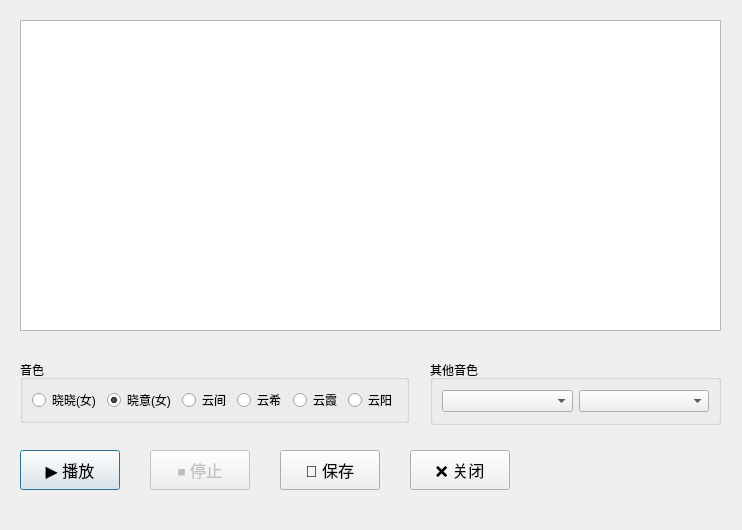
<?xml version="1.0" encoding="UTF-8"?>
<ui version="4.0">
 <class>Dialog</class>
 <widget class="QDialog" name="Dialog">
  <property name="enabled">
   <bool>true</bool>
  </property>
  <property name="geometry">
   <rect>
    <x>0</x>
    <y>0</y>
    <width>742</width>
    <height>530</height>
   </rect>
  </property>
  <property name="minimumSize">
   <size>
    <width>742</width>
    <height>530</height>
   </size>
  </property>
  <property name="maximumSize">
   <size>
    <width>742</width>
    <height>530</height>
   </size>
  </property>
  <property name="windowTitle">
   <string>文本转语音</string>
  </property>
  <widget class="QPlainTextEdit" name="plainTextEditContent">
   <property name="geometry">
    <rect>
     <x>20</x>
     <y>20</y>
     <width>701</width>
     <height>311</height>
    </rect>
   </property>
  </widget>
  <widget class="QGroupBox" name="groupBoxVoice">
   <property name="geometry">
    <rect>
     <x>20</x>
     <y>360</y>
     <width>389</width>
     <height>63</height>
    </rect>
   </property>
   <property name="title">
    <string>音色</string>
   </property>
   <layout class="QHBoxLayout" name="horizontalLayout">
    <item>
     <widget class="QRadioButton" name="radioButtonXiaoxiao">
      <property name="text">
       <string>晓晓(女)</string>
      </property>
     </widget>
    </item>
    <item>
     <widget class="QRadioButton" name="radioButtonXiaoyi">
      <property name="text">
       <string>晓意(女)</string>
      </property>
      <property name="checked">
       <bool>true</bool>
      </property>
     </widget>
    </item>
    <item>
     <widget class="QRadioButton" name="radioButtonYunjian">
      <property name="text">
       <string>云间</string>
      </property>
     </widget>
    </item>
    <item>
     <widget class="QRadioButton" name="radioButtonYunxi">
      <property name="text">
       <string>云希</string>
      </property>
     </widget>
    </item>
    <item>
     <widget class="QRadioButton" name="radioButtonYunxia">
      <property name="text">
       <string>云霞</string>
      </property>
     </widget>
    </item>
    <item>
     <widget class="QRadioButton" name="radioButtonYunyang">
      <property name="text">
       <string>云阳</string>
      </property>
     </widget>
    </item>
   </layout>
  </widget>
  <widget class="QPushButton" name="pushButtonPlay">
   <property name="geometry">
    <rect>
     <x>20</x>
     <y>450</y>
     <width>100</width>
     <height>40</height>
    </rect>
   </property>
   <property name="font">
    <font>
     <pointsize>12</pointsize>
    </font>
   </property>
   <property name="text">
    <string>▶️ 播放</string>
   </property>
  </widget>
  <widget class="QPushButton" name="pushButtonClose">
   <property name="geometry">
    <rect>
     <x>410</x>
     <y>450</y>
     <width>100</width>
     <height>40</height>
    </rect>
   </property>
   <property name="font">
    <font>
     <pointsize>12</pointsize>
    </font>
   </property>
   <property name="text">
    <string>❌ 关闭</string>
   </property>
  </widget>
  <widget class="QPushButton" name="pushButtonStop">
   <property name="enabled">
    <bool>false</bool>
   </property>
   <property name="geometry">
    <rect>
     <x>150</x>
     <y>450</y>
     <width>100</width>
     <height>40</height>
    </rect>
   </property>
   <property name="font">
    <font>
     <pointsize>12</pointsize>
    </font>
   </property>
   <property name="text">
    <string>⏹️ 停止</string>
   </property>
  </widget>
  <widget class="QPushButton" name="pushButtonSave">
   <property name="geometry">
    <rect>
     <x>280</x>
     <y>450</y>
     <width>100</width>
     <height>40</height>
    </rect>
   </property>
   <property name="font">
    <font>
     <pointsize>12</pointsize>
    </font>
   </property>
   <property name="text">
    <string>💾 保存</string>
   </property>
  </widget>
  <widget class="QGroupBox" name="groupBoxOtherVoice">
   <property name="geometry">
    <rect>
     <x>430</x>
     <y>360</y>
     <width>291</width>
     <height>65</height>
    </rect>
   </property>
   <property name="title">
    <string>其他音色</string>
   </property>
   <layout class="QHBoxLayout" name="horizontalLayout_2">
    <item>
     <widget class="QComboBox" name="comboBoxLanguage"/>
    </item>
    <item>
     <widget class="QComboBox" name="comboBoxVoiceName"/>
    </item>
   </layout>
  </widget>
 </widget>
 <resources/>
 <connections>
  <connection>
   <sender>pushButtonClose</sender>
   <signal>clicked()</signal>
   <receiver>Dialog</receiver>
   <slot>close()</slot>
   <hints>
    <hint type="sourcelabel">
     <x>210</x>
     <y>470</y>
    </hint>
    <hint type="destinationlabel">
     <x>363</x>
     <y>264</y>
    </hint>
   </hints>
  </connection>
 </connections>
</ui>
